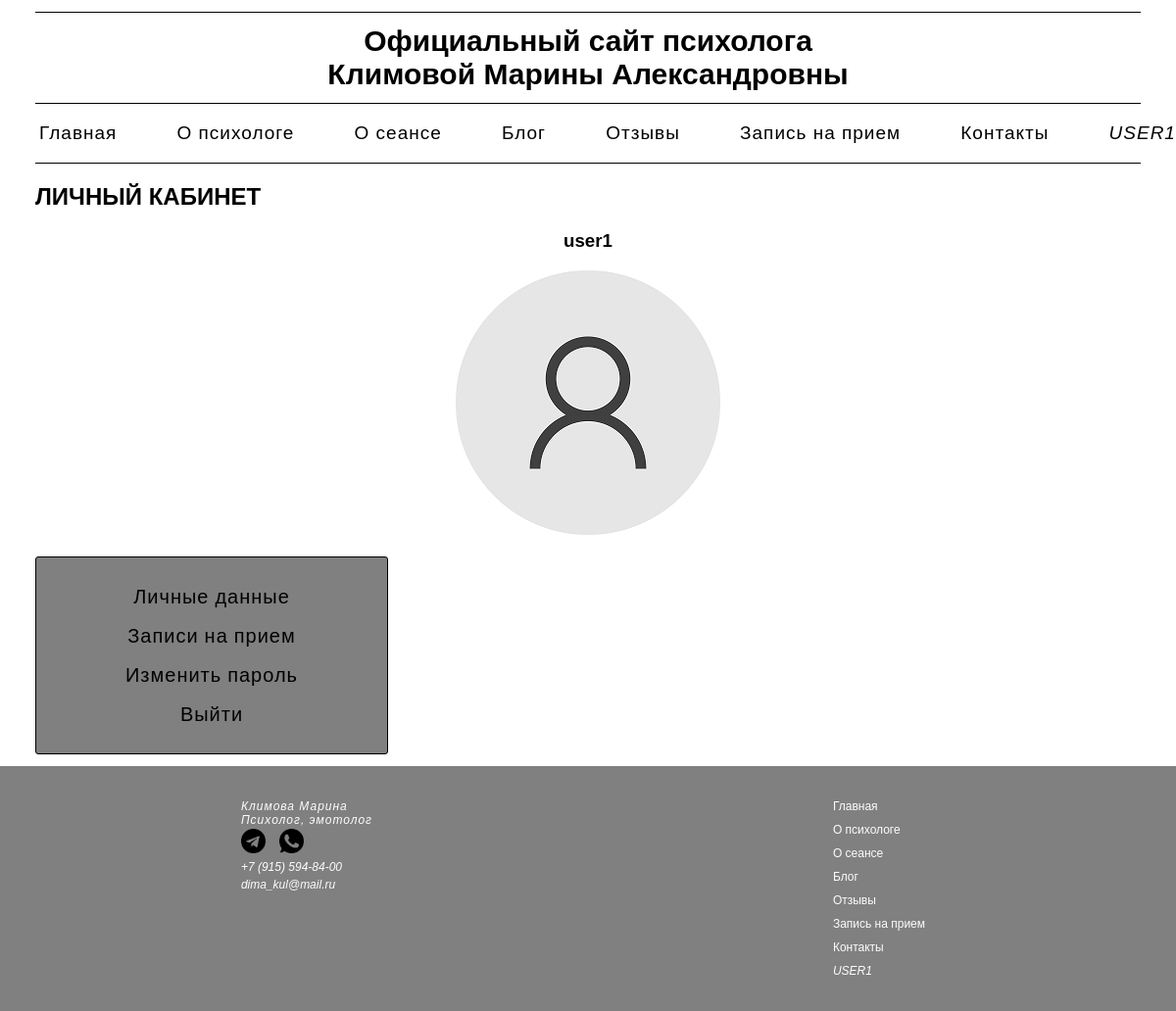
The page /personal_account/profile_user/ (signed in) on the database as committed earlier.
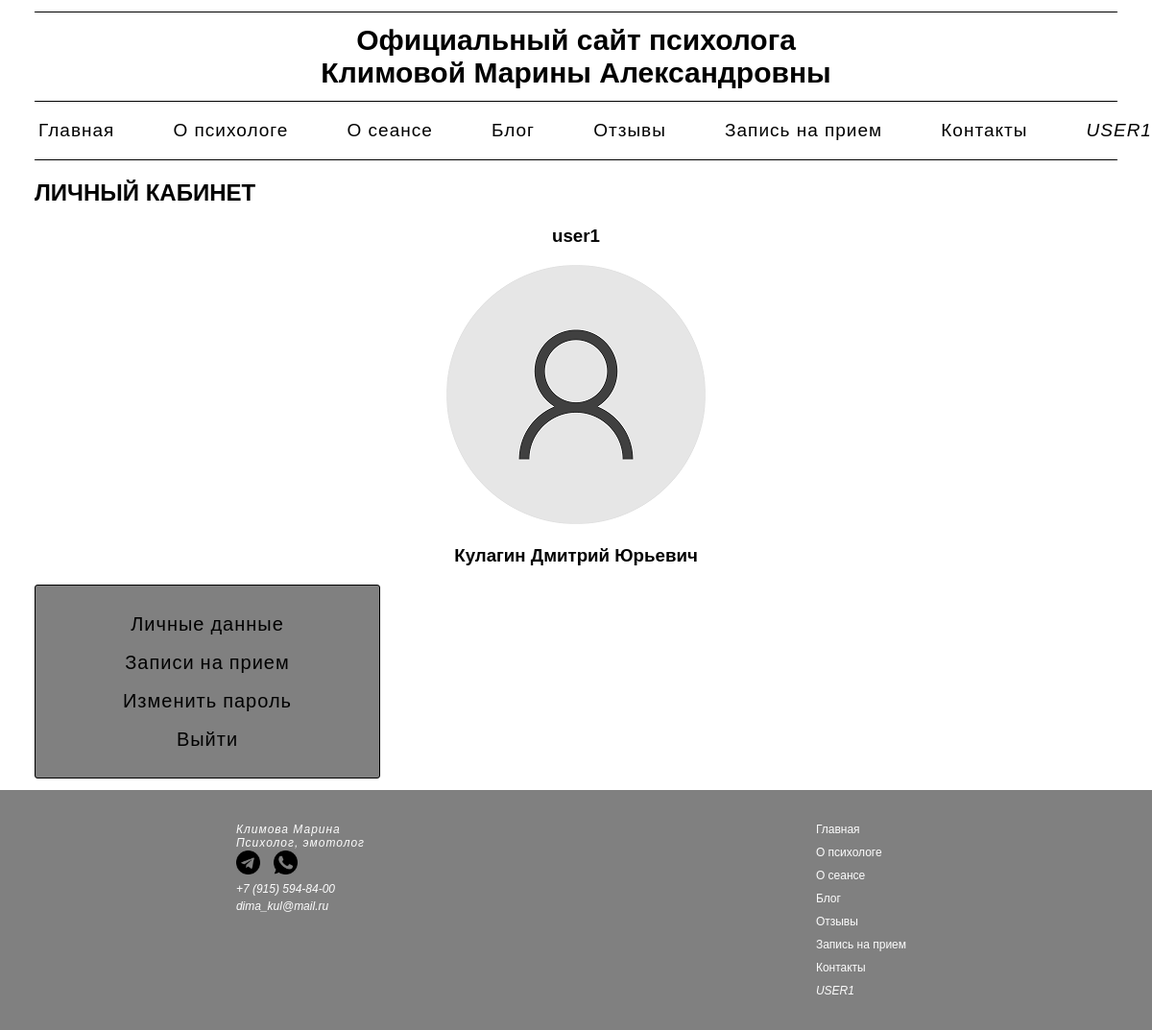
The same page on the database as committed later.
### personal_account/models.py (models this page shows, shortened)
class Profile(models.Model):
    user = models.OneToOneField(User, on_delete=models.CASCADE, null=True, blank=True, verbose_name='Имя пользователя')
    username = models.CharField(max_length=200, null=True, blank=True, verbose_name='Имя пользователя')
    name = models.CharField(max_length=200, null=True, blank=True, verbose_name='Имя')
    surname = models.CharField(max_length=200, null=True, blank=True, verbose_name='Фамилия')
    patronymic = models.CharField(max_length=200, null=True, blank=True, verbose_name='Отчество')
    email = models.EmailField(max_length=500, null=False, blank=False)
    phoneNumber = PhoneNumberField(null=True, blank=True, verbose_name='Номер телефона')
    secondPhoneNumber = PhoneNumberField(null=True, blank=True, verbose_name='Доп. номер телефона')
    bio = models.TextField(null=True, blank=True, verbose_name='О себе')
    profile_image = models.ImageField(upload_to='profiles/', default='profiles/user-default.png', verbose_name='Фото')
    created = models.DateTimeField(auto_now_add=True, verbose_name='Дата регистрации')
    class Meta:
        verbose_name = "Профиль"
        verbose_name_plural = "Профили"

### personal_account/views.py (the view)
# urls.py: path('profile_user/', views.profile_user, name="profile_user"),
@login_required(login_url="personal_account:login")
def profile_user(request):
    prof = request.user.profile
    context = {"profile": prof}
    return render(request, "personal_account/profile_user.html", context)

### personal_account/templates/personal_account/profile_user.html
{% extends 'main/menu.html' %}
{% block content %}
<h2 class="profile_h2">
    <a href="{% url 'personal_account:profile_user' %}" class="profile_h2_a">
        Личный кабинет
    </a>
</h2>
<h3 class="profile_h3">
    {{ profile.username }}
</h3>
<div class="profile_img">
    <img src="{{ profile.profile_image.url }}">
</div>
<h3 class="profile_h3">
    {% if profile.surname %}
    {{ profile.surname }}
    {% endif %}
    {% if profile.name %}
    {{ profile.name}}
    {% endif %}
    {% if profile.patronymic %}
    {{ profile.patronymic }}
    {% endif %}
</h3>
<div class="profile_card">
    <div>
        <a href="{% url 'personal_account:edit_account' %}">Личные данные</a>
    </div>
    <div>
        <a href="{% url 'personal_account:appointment' %}">Записи на прием</a>
    </div>
    <div>
        <a href="{% url 'personal_account:change_password' %}">Изменить пароль</a>
    </div>
    <div>
        <a href="{% url 'personal_account:logout' %}">Выйти</a>
    </div>
</div>
{% endblock %}

Rows that differ between the two databases and show on the page:
changed Profile "user1": surname (not shown) → "Кулагин"; name (not shown) → "Дмитрий"; patronymic (not shown) → "Юрьевич"
